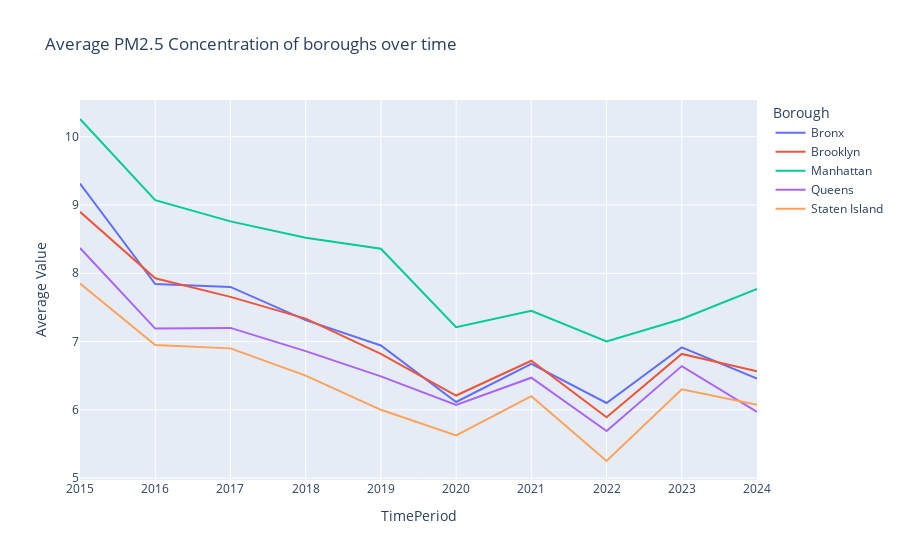

The cell this chart's notebook holds for it:
### Code cell
"""Plot the average PM2.5 concentration for each borough over the selected time period, 
   compare the pollution levels across boroughs, and 
   examine how these levels have changed over time."""
fig=px.line(
    air_quality_borough,
    x="TimePeriod",
    y="Average Value",
    color="Borough",
    title="Average PM2.5 Concentration of boroughs over time",
)
fig.show()

### Figure 1 — Plotly figure (JSON) as saved in the notebook; plotly's stock layout.template omitted (floating-point values rounded to 4 significant figures)
{"data": [{"hovertemplate": "Borough=Bronx<br>TimePeriod=%{x}<br>Average Value=%{y}<extra></extra>", "legendgroup": "Bronx", "line": {"color": "#636efa", "dash": "solid"}, "marker": {"symbol": "circle"}, "mode": "lines", "name": "Bronx", "orientation": "v", "showlegend": true, "type": "scatter", "x": [2015, 2016, 2017, 2018, 2019, 2020, 2021, 2022, 2023, 2024], "xaxis": "x", "y": [9.314, 7.843, 7.8, 7.314, 6.943, 6.114, 6.671, 6.1, 6.914, 6.457], "yaxis": "y"}, {"hovertemplate": "Borough=Brooklyn<br>TimePeriod=%{x}<br>Average Value=%{y}<extra></extra>", "legendgroup": "Brooklyn", "line": {"color": "#EF553B", "dash": "solid"}, "marker": {"symbol": "circle"}, "mode": "lines", "name": "Brooklyn", "orientation": "v", "showlegend": true, "type": "scatter", "x": [2015, 2016, 2017, 2018, 2019, 2020, 2021, 2022, 2023, 2024], "xaxis": "x", "y": [8.9, 7.927, 7.655, 7.336, 6.818, 6.209, 6.718, 5.891, 6.818, 6.564], "yaxis": "y"}, {"hovertemplate": "Borough=Manhattan<br>TimePeriod=%{x}<br>Average Value=%{y}<extra></extra>", "legendgroup": "Manhattan", "line": {"color": "#00cc96", "dash": "solid"}, "marker": {"symbol": "circle"}, "mode": "lines", "name": "Manhattan", "orientation": "v", "showlegend": true, "type": "scatter", "x": [2015, 2016, 2017, 2018, 2019, 2020, 2021, 2022, 2023, 2024], "xaxis": "x", "y": [10.26, 9.07, 8.76, 8.52, 8.36, 7.21, 7.45, 7.0, 7.33, 7.77], "yaxis": "y"}, {"hovertemplate": "Borough=Queens<br>TimePeriod=%{x}<br>Average Value=%{y}<extra></extra>", "legendgroup": "Queens", "line": {"color": "#ab63fa", "dash": "solid"}, "marker": {"symbol": "circle"}, "mode": "lines", "name": "Queens", "orientation": "v", "showlegend": true, "type": "scatter", "x": [2015, 2016, 2017, 2018, 2019, 2020, 2021, 2022, 2023, 2024], "xaxis": "x", "y": [8.37, 7.19, 7.2, 6.86, 6.49, 6.07, 6.47, 5.69, 6.64, 5.97], "yaxis": "y"}, {"hovertemplate": "Borough=Staten Island<br>TimePeriod=%{x}<br>Average Value=%{y}<extra></extra>", "legendgroup": "Staten Island", "line": {"color": "#FFA15A", "dash": "solid"}, "marker": {"symbol": "circle"}, "mode": "lines", "name": "Staten Island", "orientation": "v", "showlegend": true, "type": "scatter", "x": [2015, 2016, 2017, 2018, 2019, 2020, 2021, 2022, 2023, 2024], "xaxis": "x", "y": [7.85, 6.95, 6.9, 6.5, 6.0, 5.625, 6.2, 5.25, 6.3, 6.075], "yaxis": "y"}], "layout": {"legend": {"title": {"text": "Borough"}, "tracegroupgap": 0}, "title": {"text": "Average PM2.5 Concentration of boroughs over time"}, "xaxis": {"anchor": "y", "domain": [0, 1], "title": {"text": "TimePeriod"}}, "yaxis": {"anchor": "x", "domain": [0, 1], "title": {"text": "Average Value"}}}}
